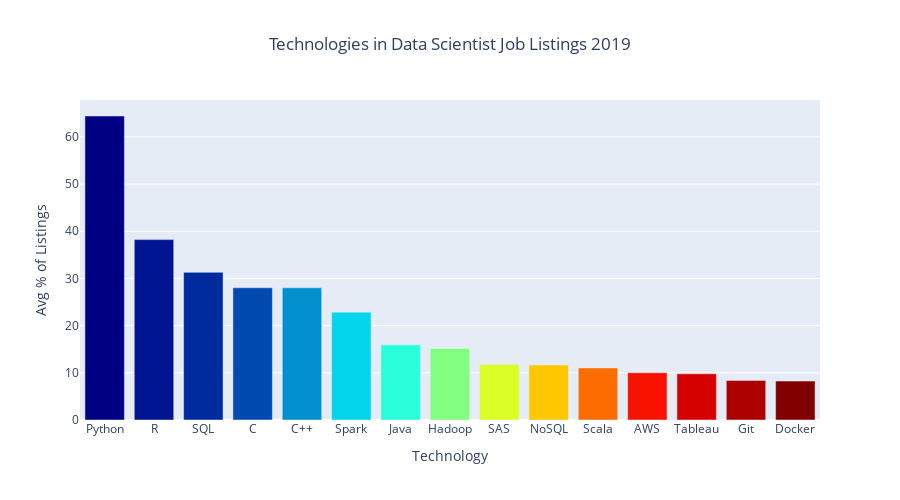

Source (notebook cell):
### Code cell
fig = go.Figure(data=data, layout=layout)
py.iplot(fig)

### Figure 1 — Plotly figure (JSON) as saved in the notebook; plotly's stock layout.template omitted (floating-point values rounded to 4 significant figures)
{"data": [{"marker": {"color": [50, 60.71, 71.43, 82.14, 92.86, 103.6, 114.3, 125, 135.7, 146.4, 157.1, 167.9, 178.6, 189.3, 200], "colorscale": [[0, "rgb(0,0,131)"], [0.2, "rgb(0,60,170)"], [0.4, "rgb(5,255,255)"], [0.6, "rgb(255,255,0)"], [0.8, "rgb(250,0,0)"], [1, "rgb(128,0,0)"]]}, "type": "bar", "x": ["Python", "R", "SQL", "C", "C++", "Spark", "Java", "Hadoop", "SAS", "NoSQL", "Scala", "AWS", "Tableau", "Git", "Docker"], "y": [64.43, 38.23, 31.3, 28.02, 28.02, 22.86, 15.93, 15.17, 11.77, 11.67, 11.03, 10.02, 9.791, 8.398, 8.26]}], "layout": {"height": 500, "title": {"text": "Technologies in Data Scientist Job Listings 2019", "x": 0.5}, "xaxis": {"tickmode": "linear", "title": {"text": "Technology"}}, "yaxis": {"title": {"text": "Avg % of Listings"}}}}
